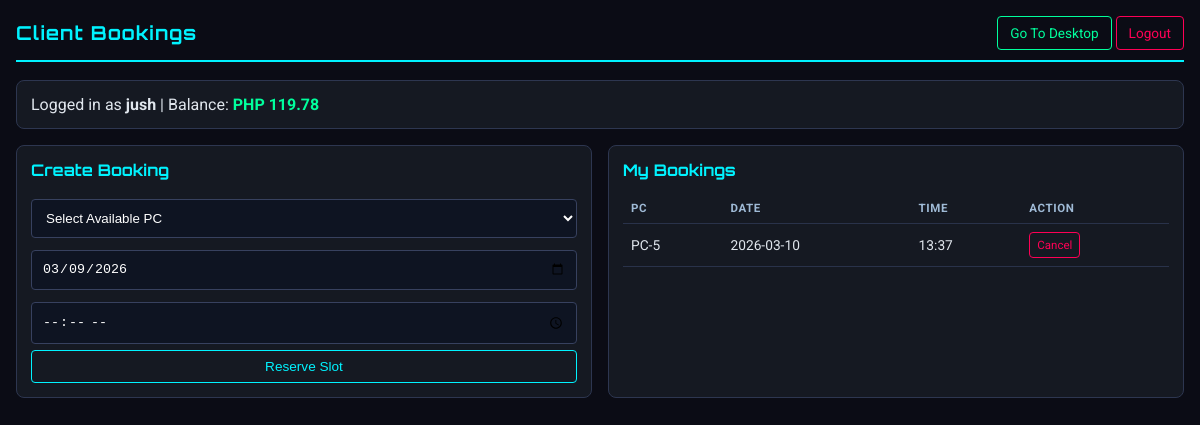
Screenshot of /client/bookings (signed in) with the database file from the repository.
### app.py (models this page shows, shortened)
class User(UserMixin, db.Model):
    id = db.Column(db.Integer, primary_key=True)
    username = db.Column(db.String(80), unique=True, nullable=False)
    password_hash = db.Column(db.String(120), nullable=False)
    pondo = db.Column(db.Float, default=0.0)
    is_admin = db.Column(db.Boolean, default=False)

class Booking(db.Model):
    id = db.Column(db.Integer, primary_key=True)
    user_id = db.Column(db.Integer, db.ForeignKey('user.id'), nullable=False)
    pc_id = db.Column(db.Integer, db.ForeignKey('pc.id'), nullable=False)
    booking_date = db.Column(db.String(20), nullable=True)
    time_slot = db.Column(db.String(20), nullable=False)
    user = db.relationship('User', backref='bookings')
    pc = db.relationship('PC', backref='bookings')

class PC(db.Model):
    id = db.Column(db.Integer, primary_key=True)
    name = db.Column(db.String(20), unique=True, nullable=False)
    is_occupied = db.Column(db.Boolean, default=False)
    lan_ip = db.Column(db.String(64), nullable=True)
    lan_port = db.Column(db.Integer, nullable=True)
    last_agent_seen_at = db.Column(db.DateTime, nullable=True)

### app.py (the view)
@app.route('/client/bookings')
@login_required
def client_bookings():
    if current_user.is_admin:
        return redirect(url_for('view_bookings'))
    pcs = PC.query.order_by(PC.id.asc()).all()
    my_bookings = Booking.query.filter_by(user_id=current_user.id).order_by(Booking.id.desc()).all()
    return render_template(
        'client_bookings.html',
        pcs=pcs,
        bookings=my_bookings,
        today_date=datetime.now().strftime("%Y-%m-%d"),
        kiosk_mode=is_kiosk_mode_enabled()
    )

### app.py (called while the page is built, shortened)
@login_manager.user_loader
def load_user(user_id):
    return db.session.get(User, int(user_id))

def is_kiosk_mode_enabled():
    return str(os.getenv("PYPONDO_KIOSK_MODE", "0")).strip().lower() in {"1", "true", "yes"}

@app.before_request
def bootstrap_schema():
    if not getattr(app, "_schema_ready", False):
        db.create_all()
        ensure_pc_lan_ip_column()
        ensure_booking_date_column()
        ensure_session_last_charged_at_column()
        app._schema_ready = True

def start_periodic_billing():
    global _billing_thread_started
    if _billing_thread_started:
        return

@app.before_request
def ensure_billing_started():
    start_periodic_billing()

### templates/client_bookings.html (shortened to what this page needs)
<!DOCTYPE html>
<html lang="en">
<head>
</head>
<body>
    <div class="top">
        <h1>Client Bookings</h1>
        <div>
            {% if current_user.pondo > 0 %}
            <a class="btn ok" href="{{ url_for('client_desktop') }}">Go To Desktop</a>
            {% endif %}
            {% if not kiosk_mode %}
            <a class="btn warn" href="{{ url_for('logout') }}">Logout</a>
            {% endif %}
        </div>
    </div>
    <div class="card" style="margin-bottom:16px;">
        Logged in as <strong>{{ current_user.username }}</strong> |
        Balance:
        <span class="{{ 'balance-ok' if current_user.pondo > 0 else 'balance-low' }}">
            PHP {{ "%.2f"|format(current_user.pondo) }}
        </span>
    </div>
    <div class="grid">
        <div class="card">
            <h2>Create Booking</h2>
            <form action="{{ url_for('book_pc') }}" method="POST">
                <select name="pc_id" required>
                    <option value="" disabled selected>Select Available PC</option>
                </select>
                <input type="date" name="booking_date" min="{{ today_date }}" value="{{ today_date }}" required>
                <input type="time" name="time_slot" required>
                <button type="submit" class="btn" style="width:100%;">Reserve Slot</button>
            </form>
        </div>
        <div class="card">
            <h2>My Bookings</h2>
            <table>
                <thead>
                    <tr>
                        <th>PC</th>
                        <th>Date</th>
                        <th>Time</th>
                        <th>Action</th>
                    </tr>
                </thead>
                <tbody>
                    {% for booking in bookings %}
                    <tr>
                        <td>{{ booking.pc.name }}</td>
                        <td>{{ booking.booking_date or 'N/A' }}</td>
                        <td>{{ booking.time_slot }}</td>
                        <td>
                            <a class="btn warn" style="padding:5px 7px; font-size:0.72rem;" href="{{ url_for('client_delete_booking', id=booking.id) }}">Cancel</a>
                        </td>
                    </tr>
                    {% else %}
                    <tr><td colspan="4" style="color:#6f7f97;">No bookings yet.</td></tr>
                    {% endfor %}
                </tbody>
            </table>
        </div>
    </div>
</body>
</html>

### templates/client_bookings.html (style rules this page uses)
:root { --bg: #0b0c15; --card: #151922; --line: #00f3ff; --ok: #00ff9d; --warn: #ff0055; --text: #e0e6ed; }
body { margin: 0; background: var(--bg); color: var(--text); font-family: 'Roboto', sans-serif; padding: 16px; }
.top { display: flex; justify-content: space-between; align-items: center; border-bottom: 2px solid var(--line); padding-bottom: 10px; margin-bottom: 18px; }
.top h1 { margin: 0; font-family: 'Orbitron', sans-serif; font-size: 1.2rem; color: var(--line); letter-spacing: 1px; }
.btn { display: inline-block; text-decoration: none; border: 1px solid var(--line); color: var(--line); padding: 8px 12px; border-radius: 4px; font-size: 0.85rem; background: transparent; cursor: pointer; }
.warn { border-color: var(--warn); color: var(--warn); }
.ok { border-color: var(--ok); color: var(--ok); }
.grid { display: grid; grid-template-columns: 1fr 1fr; gap: 16px; }
.card { border: 1px solid #2d3650; border-radius: 8px; background: var(--card); padding: 14px; }
.card h2 { margin-top: 0; font-family: 'Orbitron', sans-serif; color: var(--line); font-size: 1rem; }
input, select { width: 100%; box-sizing: border-box; margin: 6px 0; padding: 10px; border-radius: 4px; border: 1px solid #37415f; background: #0e1422; color: #fff; }
table { width: 100%; border-collapse: collapse; margin-top: 8px; }
th, td { border-bottom: 1px solid #29324a; padding: 8px; font-size: 0.86rem; text-align: left; }
th { color: #9fbad6; text-transform: uppercase; font-size: 0.72rem; letter-spacing: 0.6px; }
.balance-ok { color: var(--ok); font-weight: 700; }

### rows the page displays
User: username "jush", pondo "119.78"
Booking: pc.name "PC-5", booking_date "2026-03-10", time_slot "13:37"
